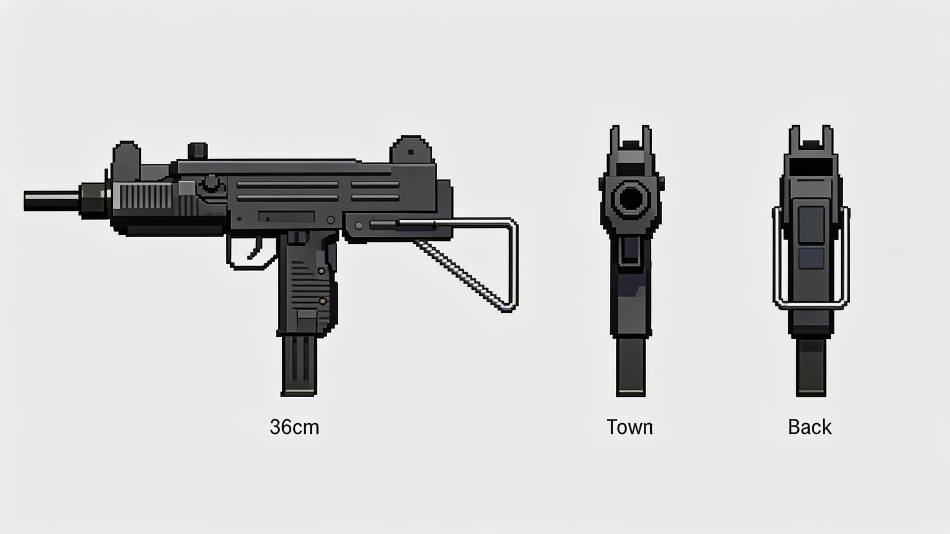
#> input picture assets/sources/reference/mini_uzi_views.png, 2848 x 1600 px (shown at 1/3 size)
$ python make_mini_uzi.py
#> lines starting #> are read from the running program, lines starting #| are printed output that depends on the picture
### tools/bbmodel.py
"""Blockbench helper: check a .bbmodel against ART_SPEC.md and convert it to .glb.

    python3 tools/bbmodel.py assets/sources/enemy_insurgent.bbmodel assets/characters/enemy_insurgent.glb
    python3 tools/bbmodel.py assets/sources/enemy_insurgent.bbmodel          (check only)

Units: 1 Blockbench unit = 1 texture pixel = 1/32 m (ART_SPEC.md, section 2);
weapons and first-person hands 1/256 m (section 5), picked from the output folder.
Blockbench's own File → Export → glTF works too (export scale 32); this script is a
fallback and what Claude uses to check files.
"""
import base64, json, math, struct, sys

UNITS_PER_M = 32

# Faces: outward normal, and the four corners as (x, y, z) picks from (min, max) in the
# order top-left, top-right, bottom-right, bottom-left as seen from outside, matching
# Blockbench's UV layout (u to the right, v down).
FACES = {
    'north': ((0, 0, -1), [(1, 1, 0), (0, 1, 0), (0, 0, 0), (1, 0, 0)]),
    'south': ((0, 0, 1), [(0, 1, 1), (1, 1, 1), (1, 0, 1), (0, 0, 1)]),
    'east': ((1, 0, 0), [(1, 1, 1), (1, 1, 0), (1, 0, 0), (1, 0, 1)]),
    'west': ((-1, 0, 0), [(0, 1, 0), (0, 1, 1), (0, 0, 1), (0, 0, 0)]),
    'up': ((0, 1, 0), [(0, 1, 0), (1, 1, 0), (1, 1, 1), (0, 1, 1)]),
    'down': ((0, -1, 0), [(0, 0, 1), (1, 0, 1), (1, 0, 0), (0, 0, 0)]),
}


def rot_matrix(deg):
    """Blockbench element/group rotation [x, y, z] in degrees (applied Z, then Y, then X)."""
    rx, ry, rz = (math.radians(a) for a in deg)
    cx, sx, cy, sy, cz, sz = math.cos(rx), math.sin(rx), math.cos(ry), math.sin(ry), math.cos(rz), math.sin(rz)
    X = [[1, 0, 0], [0, cx, -sx], [0, sx, cx]]
    Y = [[cy, 0, sy], [0, 1, 0], [-sy, 0, cy]]
    Z = [[cz, -sz, 0], [sz, cz, 0], [0, 0, 1]]
    mul = lambda A, B: [[sum(A[i][k] * B[k][j] for k in range(3)) for j in range(3)] for i in range(3)]
    return mul(mul(X, Y), Z)


def apply(M, v):
    return [sum(M[i][k] * v[k] for k in range(3)) for i in range(3)]


def load(path):
    bb = json.load(open(path, encoding='utf-8'))
    elements = {e['uuid']: e for e in bb.get('elements', [])}
    groups = {g['uuid']: g for g in bb.get('groups', [])}  # newer files keep groups here
    return bb, elements, groups


def walk(bb, elements, groups):
    """Yield the outliner as a tree: {'name', 'origin', 'rotation', 'cubes': [...], 'children': [...]}"""
    def node(item):
        if isinstance(item, str):
            if item in elements:
                return ('cube', elements[item])
            if item in groups:
                g = dict(groups[item]); g.setdefault('children', [])
                return node(g)
            return None
        g = dict(item)
        if 'children' in g and not isinstance(g.get('children'), list):
            g['children'] = []
        if g.get('uuid') in groups and not g.get('origin'):
            g = {**groups[g['uuid']], **g}
        kids = [node(c) for c in g.get('children', [])]
        return ('group', {'name': g.get('name', 'group'), 'origin': g.get('origin', [0, 0, 0]),
                          'rotation': g.get('rotation', [0, 0, 0]), 'visibility': g.get('visibility', True),
                          'children': [k for k in kids if k]})
    return [n for n in (node(i) for i in bb.get('outliner', [])) if n]


def triangles(bb):
    n = 0
    for e in bb.get('elements', []):
        if e.get('type', 'cube') == 'cube':
            n += 2 * sum(1 for f in e.get('faces', {}).values() if f and f.get('texture') is not None)
        elif e.get('type') == 'mesh':
            for f in e.get('faces', {}).values():
                n += max(0, len(f.get('vertices', [])) - 2)
    return n


# [8 lines left out: function names, not called in this run]


def to_glb(path_in, path_out, units_per_m=None):
    """units_per_m: 32 for characters, items and blocks; 256 for weapons and first-person hands."""
    if units_per_m is None:
        units_per_m = 256 if ('/weapons/' in path_out.replace('\\', '/') or 'player_hands' in path_out) else UNITS_PER_M
    bb, elements, groups = load(path_in)
    tree = walk(bb, elements, groups)
    tex = (bb.get('textures') or [None])[0]
    tw = (tex or {}).get('uv_width') or bb.get('resolution', {}).get('width', 16)
    th = (tex or {}).get('uv_height') or bb.get('resolution', {}).get('height', 16)
    s = 1 / units_per_m

    nodes, meshes, accessors, views = [], [], [], []
    blob = bytearray()

    def add_view(data, target=None):
        while len(blob) % 4:
            blob.append(0)
        views.append({'buffer': 0, 'byteOffset': len(blob), 'byteLength': len(data), **({'target': target} if target else {})})
        blob.extend(data)
        return len(views) - 1

    def add_acc(fmt, rows, comp, typ, target, minmax=False):
        data = b''.join(struct.pack(fmt, *r) if isinstance(r, (list, tuple)) else struct.pack(fmt, r) for r in rows)
        acc = {'bufferView': add_view(data, target), 'componentType': comp, 'count': len(rows), 'type': typ}
        if minmax:
            acc['min'] = [min(r[i] for r in rows) for i in range(3)]
            acc['max'] = [max(r[i] for r in rows) for i in range(3)]
        accessors.append(acc)
        return len(accessors) - 1

    def cube_mesh(e, parent_origin):
        """Mesh in the parent group's space (positions relative to the group's pivot)."""
        f0, t0 = e['from'], e['to']
        infl = e.get('inflate', 0)
        lo = [min(f0[i], t0[i]) - infl for i in range(3)]
        hi = [max(f0[i], t0[i]) + infl for i in range(3)]
        R = rot_matrix(e.get('rotation', [0, 0, 0]))
        o = e.get('origin', [0, 0, 0])
        pos, nor, uv, idx = [], [], [], []
        for face, (n, corners) in FACES.items():
            fd = e.get('faces', {}).get(face)
            if not fd or fd.get('texture') is None:
                continue
            u1, v1, u2, v2 = fd.get('uv', [0, 0, 0, 0])
            quad_uv = [(u1, v1), (u2, v1), (u2, v2), (u1, v2)]
            r = int(fd.get('rotation', 0) or 0) // 90
            quad_uv = quad_uv[-r:] + quad_uv[:-r] if r else quad_uv
            base = len(pos)
            for (cx, cy, cz), (u, v) in zip(corners, quad_uv):
                p = [(lo, hi)[cx][0], (lo, hi)[cy][1], (lo, hi)[cz][2]]
                p = apply(R, [p[i] - o[i] for i in range(3)])
                p = [p[i] + o[i] - parent_origin[i] for i in range(3)]
                pos.append([c * s for c in p]); nor.append(apply(R, list(n))); uv.append([u / tw, v / th])
            idx += [base, base + 2, base + 1, base, base + 3, base + 2]
        if not pos:
            return None
        prim = {'attributes': {'POSITION': add_acc('<3f', pos, 5126, 'VEC3', 34962, True),
                               'NORMAL': add_acc('<3f', nor, 5126, 'VEC3', 34962),
                               'TEXCOORD_0': add_acc('<2f', uv, 5126, 'VEC2', 34962)},
                'indices': add_acc('<H', idx, 5123, 'SCALAR', 34963)}
        if tex:
            prim['material'] = 0
        meshes.append({'name': e.get('name', 'cube'), 'primitives': [prim]})
        return len(meshes) - 1

    def emit(kind, n, parent_origin):
        if kind == 'cube':
            m = cube_mesh(n, parent_origin)
            if m is None:
                return None
            nodes.append({'name': n.get('name', 'cube'), 'mesh': m})
            return len(nodes) - 1
        o = n['origin']
        node = {'name': n['name'], 'translation': [(o[i] - parent_origin[i]) * s for i in range(3)]}
        if any(n['rotation']):
            rx, ry, rz = (math.radians(a) / 2 for a in n['rotation'])
            # X·Y·Z rotation as a quaternion
            qx = [math.sin(rx), 0, 0, math.cos(rx)]; qy = [0, math.sin(ry), 0, math.cos(ry)]; qz = [0, 0, math.sin(rz), math.cos(rz)]
            def qm(a, b):
                return [a[3]*b[0]+a[0]*b[3]+a[1]*b[2]-a[2]*b[1], a[3]*b[1]-a[0]*b[2]+a[1]*b[3]+a[2]*b[0],
                        a[3]*b[2]+a[0]*b[1]-a[1]*b[0]+a[2]*b[3], a[3]*b[3]-a[0]*b[0]-a[1]*b[1]-a[2]*b[2]]
            node['rotation'] = qm(qm(qx, qy), qz)
        nodes.append(node)
        me = len(nodes) - 1
        kids = [emit(k, c, o) for k, c in n['children']]
        kids = [k for k in kids if k is not None]
        if kids:
            nodes[me]['children'] = kids
        return me

    roots = [r for r in (emit(k, n, [0, 0, 0]) for k, n in tree) if r is not None]
    gltf = {'asset': {'version': '2.0', 'generator': 'warehouse-7 tools/bbmodel.py'},
            'scene': 0, 'scenes': [{'nodes': roots}], 'nodes': nodes, 'meshes': meshes,
            'accessors': accessors, 'bufferViews': views}
    if tex:
        src = tex.get('source', '')
        png = base64.b64decode(src.split(',', 1)[1]) if src.startswith('data:') else open(tex['path'], 'rb').read()
        img_view = add_view(png)
        gltf.update({'images': [{'bufferView': img_view, 'mimeType': 'image/png'}],
                     'samplers': [{'magFilter': 9728, 'minFilter': 9728}],
                     'textures': [{'source': 0, 'sampler': 0}],
                     'materials': [{'name': 'skin', 'pbrMetallicRoughness': {'baseColorTexture': {'index': 0}, 'metallicFactor': 0, 'roughnessFactor': 1}}]})
    gltf['bufferViews'] = views
    gltf['buffers'] = [{'byteLength': len(blob)}]
    js = json.dumps(gltf, separators=(',', ':')).encode()
    js += b' ' * (-len(js) % 4)
    blob += b'\0' * (-len(blob) % 4)
    out = struct.pack('<III', 0x46546C67, 2, 12 + 8 + len(js) + 8 + len(blob))
    out += struct.pack('<II', len(js), 0x4E4F534A) + js + struct.pack('<II', len(blob), 0x004E4942) + bytes(blob)
    open(path_out, 'wb').write(out)
    return len(out)


# [7 lines that do not run on import are left out]

### tools/make_mini_uzi.py
"""Draft Mini Uzi for Blockbench, built from the side view of the OpenArt sheet
assets/sources/reference/mini_uzi_views.png. The sheet drew a wire stock (unfolded); as asked,
it is left out, so the gun ends at the back of the receiver. The magazine goes up through the
pistol grip: the model's magazine runs all the way up inside the grip (hidden there), so it can
slide out of the grip on a reload like the pistol's.

Writes assets/sources/mini_uzi.bbmodel (open in Blockbench) and assets/weapons/mini_uzi.glb.

Weapons use a finer scale than the world (ART_SPEC.md section 5):
1 Blockbench unit = 1 texture pixel = 1/256 m.

    python3 tools/make_mini_uzi.py
"""
import base64, io, json, os, random, sys, uuid
from PIL import Image

sys.path.insert(0, os.path.dirname(__file__))
from make_palette import RAMPS
import bbmodel

ROOT = os.path.join(os.path.dirname(__file__), '..')
REF = os.path.join(ROOT, 'assets', 'sources', 'reference', 'mini_uzi_views.png')
UNITS = 256           # Blockbench units per metre for weapons
LENGTH_M = 0.36       # muzzle to the back of the receiver (the real Mini Uzi, stock folded: 0.36 m)

ref = Image.open(REF).convert('RGB')
S = ref.width / 2000  # the measurements below were taken on a 2000 px wide copy
SIDE_X0, SIDE_X1 = 50, 955                     # muzzle to the back of the receiver (2000-wide coordinates)
U = (SIDE_X1 - SIDE_X0) / (LENGTH_M * UNITS)   # reference pixels per Blockbench unit
OX, OY = 650, 470                              # top of the pistol grip (weapon origin)

# olive warhead, black steel, orange-brown wood
USE = ('Gun metal', 'Concrete', 'Army green', 'Wood', 'Yellow', 'Rust and oil', 'Khaki cloth', 'Extras')
PAL = [tuple(int(c[k:k + 2], 16) for k in (0, 2, 4)) for name, ramp in RAMPS if name in USE for c in ramp]
NAMED = {name: [tuple(int(c[k:k + 2], 16) for k in (0, 2, 4)) for c in ramp] for name, ramp in RAMPS}

clean = ref


def nearest(c, pal=None):
    return min(pal or PAL, key=lambda p: (p[0] - c[0]) ** 2 + (p[1] - c[1]) ** 2 + (p[2] - c[2]) ** 2)


def is_bg(c):
    return min(c) > 190 and max(c) - min(c) < 18


def sample(box, w, h, mirror=False, quad=None, pal=None):
    """Take a region of the reference (2000-wide coordinates), shrink it to w x h and snap it to
    the palette. `quad` (4 corners: top-front, bottom-front, bottom-back, top-back) samples a
    slanted part, like the grip, along its own lean. Background pixels become the part's colour."""
    if quad:
        img = clean.transform((w * 8, h * 8), Image.QUAD, [v * S for pt in quad for v in pt], Image.NEAREST)
    else:
        x0, y0, x1, y1 = (round(v * S) for v in box)
        img = clean.crop((x0, y0, max(x1, x0 + 1), max(y1, y0 + 1)))
    px = list(img.get_flattened_data()) if hasattr(img, 'get_flattened_data') else list(img.getdata())
    solid = [c for c in px if not is_bg(c)] or [NAMED['Gun metal'][1]]
    fill = sorted(solid, key=sum)[len(solid) // 2]
    img.putdata([fill if is_bg(c) else c for c in px])
    img = img.resize((w, h), Image.BOX)
    if mirror:
        img = img.transpose(Image.FLIP_LEFT_RIGHT)
    return [[nearest(img.getpixel((x, y)), pal) for x in range(w)] for y in range(h)]


# [4 lines left out: function flat, not called in this run]


import math


def ramps(*names):
    return [c for n in names for c in NAMED[n]]


# colour families, so a part's light and dark shades stay in its own colour
OLIVE = ramps('Army green', 'Gun metal', 'Yellow')
WOOD = ramps('Wood', 'Yellow', 'Rust and oil', 'Gun metal')
STEEL = ramps('Gun metal', 'Concrete', 'Extras')


def median_colour(box, pal=None):
    x0, y0, x1, y1 = (round(v * S) for v in box)
    img = clean.crop((x0, y0, max(x1, x0 + 1), max(y1, y0 + 1)))
    px = list(img.get_flattened_data()) if hasattr(img, "get_flattened_data") else list(img.getdata())
    solid = [c for c in px if not is_bg(c)] or [NAMED['Gun metal'][1]]
    return nearest(sorted(solid, key=sum)[len(solid) // 2], pal)


def flat_col(col, w, h, shade, seed, pal=None):
    r = random.Random(seed)
    k = 0.82 + 0.06 * shade
    out = []
    for _ in range(h):
        row = []
        for _ in range(w):
            j = k + (r.random() - 0.5) * 0.06
            row.append(nearest(tuple(max(0, min(255, int(v * j))) for v in col), pal))
        out.append(row)
    return out


# Each part: name, side-view box (2000-wide coordinates) x0, x1, y0, y1; 'round' parts are
# centred on the axis with the box's height as their diameter; others keep their place and
# take `half` (half width in Blockbench units). Optional xoff, lean, group, shade.
def part(name, x0, x1, y0, y1, half=None, shade=2, xoff=0.0, lean=0, group=None, round_=False, pal=None, tex=None):
    if pal is None:
        pal = STEEL
    return {'name': name, 'img': (x0, y0, x1, y1), 'half': half, 'shade': shade, 'xoff': xoff, 'lean': lean,
            'group': group, 'round': round_, 'pal': pal, 'tex': tex}


def rnd(name, x0, x1, y0, y1, group=None, shade=2, pal=None):
    return part(name, x0, x1, y0, y1, group=group, shade=shade, round_=True, pal=pal)


SY = 318                           # line of sight: between the rear sight's ears to the front post's tip
UZI = {
    'name': 'mini_uzi', 'out': ('weapons', 'mini_uzi.glb'),
    'x0': SIDE_X0, 'x1': SIDE_X1, 'length': LENGTH_M, 'origin': (OX, OY), 'axis': 423,
    'parts': [
        part('barrel', 50, 168, 402, 445, half=2.2),
        part('barrel_nut', 165, 224, 385, 462, half=3.0),
        part('front_post', 262, 275, SY, 378, half=0.5),
        part('front_ear_left', 240, 296, 300, 378, half=0.5, xoff=-1.7),
        part('front_ear_right', 240, 296, 300, 378, half=0.5, xoff=1.7),
        part('front_body', 222, 362, 378, 498, half=4.6),
        part('receiver', 360, 902, 335, 450, half=5.0),
        part('cocking_knob', 395, 440, 300, 337, half=2.2, group='charging_handle'),
        part('lower_front', 362, 478, 450, 498, half=4.6),
        part('receiver_back', 900, 955, 377, 505, half=4.8),
        part('back_lower', 720, 902, 445, 515, half=4.6),
        part('rear_sight_base', 822, 915, 330, 347, half=2.4),
        part('rear_ear_left', 850, 882, 288, 332, half=0.5, xoff=-1.7),
        part('rear_ear_right', 850, 882, 288, 332, half=0.5, xoff=1.7),
        part('trigger_guard', 478, 588, 560, 573, half=1.3),
        part('guard_front', 478, 490, 450, 573, half=1.3),
        part('trigger', 520, 536, 505, 545, half=0.7),
        part('grip_top', 478, 718, 450, 486, half=4.0),
        part('pistol_grip', 585, 710, 484, 700, half=3.2),
        # the magazine runs up inside the grip (hidden there) so it can slide out on a reload
        part('magazine', 592, 672, 488, 838, half=2.6, group='magazine', tex=(592, 700, 672, 838)),
    ],
    'points': {
        'muzzle': (49, 423),
        'sight': (866, SY),            # between the rear sight's ears, lined up with the front post
        'eye': (1167, SY),             # a hand's width behind the rear sight
        'hand_left': (330, 500, -2.0), # under the front of the receiver
    },
    'pivots': {'magazine': (632, 488), 'charging_handle': (417, 318)},
}


def make(spec):
    if 'scale_from' in spec:
        (a0, a1), (b0, b1) = spec['scale_from']
        u = U * (a1 - a0) / (b1 - b0)
    else:
        u = (spec['x1'] - spec['x0']) / (spec['length'] * UNITS)
    ox, oy = spec['origin']
    tz = lambda x: (x - ox) / u
    ty = lambda y: (oy - y) / u
    axis = spec['axis']
    cubes = []
    for b in spec['parts']:
        x0, y0, x1, y1 = b['img']
        z0, z1 = sorted((tz(x0), tz(x1 + b['lean'])))
        if b['round']:
            r = (y1 - y0) / 2 / u
            ya, yb, h = ty(axis) - r, ty(axis) + r, r
        else:
            ya, yb = sorted((ty(y0), ty(y1)))
            h = b['half']
        c = {**b, 'from': [b['xoff'] - h, ya, z0], 'to': [b['xoff'] + h, yb, z1], 'col': median_colour(b['tex'] or b['img'], b['pal'])}
        if b['lean']:
            ang = math.degrees(math.atan2(b['lean'], y1 - y0))
            c['to'][2] = tz(x1); c['from'][2] = tz(x0)
            c['rot'] = -ang; c['origin'] = [0, ty(y0), tz((x0 + x1) / 2)]
            c['quad'] = [(x0, y0), (x0 + b['lean'], y1), (x1 + b['lean'], y1), (x1, y0)]
        cubes.append(c)
#> this loop made 20 passes
#> pass 1, in median_colour, `img = clean.crop((x0, y0, max(x1, x0 + 1), max(y1, y0 + 1)))`:
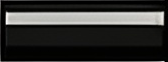
#> img: PIL image 168x62 RGB; mean R, G, B 49.5, 49.5, 47.8
#> pass 2, in median_colour (call 2), `img = clean.crop((x0, y0, max(x1, x0 + 1), max(y1, y0 + 1)))`:
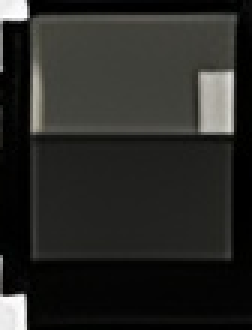
#> img: PIL image 84x110 RGB (shown 3 times larger); mean R, G, B 40.1, 40.2, 37.3
#> pass 3, in median_colour (call 3), `img = clean.crop((x0, y0, max(x1, x0 + 1), max(y1, y0 + 1)))`:
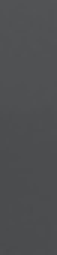
#> img: PIL image 19x85 RGB (shown 3 times larger); mean R, G, B 77.7, 78.7, 80.7
#> after the loop, cubes = 20 items
    faces = []
    for c in cubes:
        w, hgt, d = (max(1, round(t - f)) for f, t in zip(c['from'], c['to']))
        q = c.get('quad')
        side = lambda w_, h_, c=c, q=q: sample(c['tex'] or c['img'], w_, h_, quad=None if c['tex'] else q, pal=c['pal'])
        mirror = lambda w_, h_, c=c, q=q: sample(c['tex'] or c['img'], w_, h_, mirror=True, quad=None if c['tex'] else q, pal=c['pal'])
        faces += [(c, 'west', d, hgt, side), (c, 'east', d, hgt, mirror),
                  (c, 'north', w, hgt, lambda w_, h_, c=c: flat_col(c['col'], w_, h_, c['shade'] - 1, len(c['name']), c['pal'])),
                  (c, 'south', w, hgt, lambda w_, h_, c=c: flat_col(c['col'], w_, h_, c['shade'] - 1, len(c['name']) + 2, c['pal'])),
                  (c, 'up', w, d, lambda w_, h_, c=c: flat_col(c['col'], w_, h_, c['shade'] + 1, len(c['name']) + 3, c['pal'])),
                  (c, 'down', w, d, lambda w_, h_, c=c: flat_col(c['col'], w_, h_, c['shade'] - 2, len(c['name']) + 4, c['pal']))]
#> this loop made 20 passes
#> (w, hgt, d) on passes 1 to 8: (4, 4, 12), (6, 8, 6), (1, 6, 1), (1, 8, 6), (1, 8, 6), (9, 12, 14), (10, 12, 55), (4, 4, 5)
#> (the rest of the program and of its run is left out)
